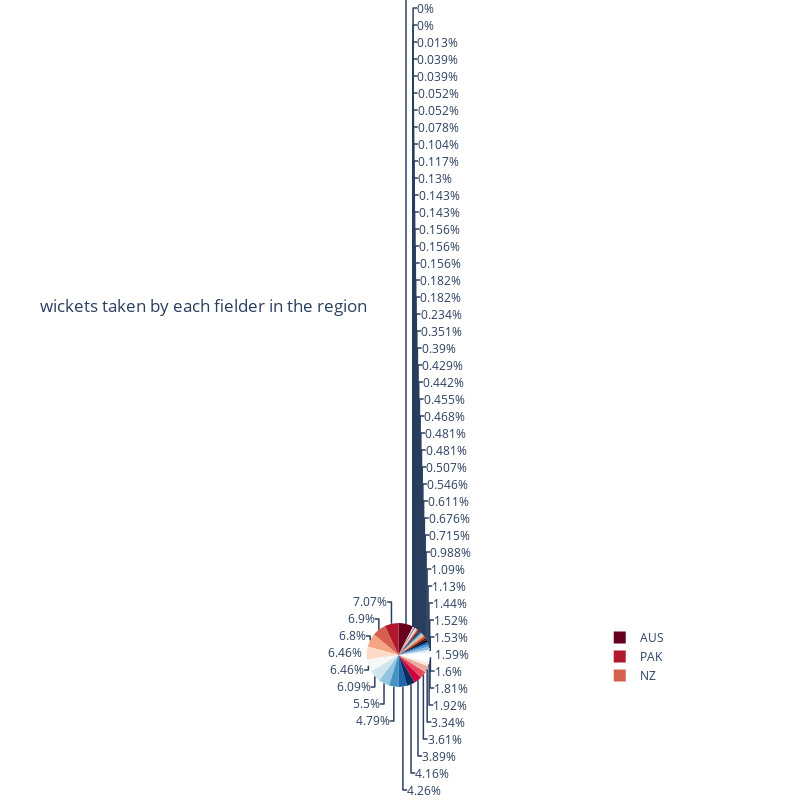

Here is the notebook cell this chart was saved with:
### Code cell
px.pie(fielding_t20, values='Dis', names='Final Region', title='wickets taken by each fielder in the region',
        color_discrete_sequence=px.colors.sequential.RdBu, width=800, height=800)

### Figure 1 — Plotly figure (JSON) as saved in the notebook; plotly's stock layout.template omitted (floating-point values rounded to 4 significant figures; data arrays with more than 128 entries replaced by an {"elided": "..."} marker saying what was removed)
{"data": [{"domain": {"x": [0, 1], "y": [0, 1]}, "hovertemplate": "Final Region=%{label}<br>Dis=%{value}<extra></extra>", "labels": {"elided": "1735 str values"}, "legendgroup": "", "name": "", "showlegend": true, "type": "pie", "values": {"elided": "1735 int values"}}], "layout": {"height": 800, "legend": {"tracegroupgap": 0}, "piecolorway": ["rgb(103,0,31)", "rgb(178,24,43)", "rgb(214,96,77)", "rgb(244,165,130)", "rgb(253,219,199)", "rgb(247,247,247)", "rgb(209,229,240)", "rgb(146,197,222)", "rgb(67,147,195)", "rgb(33,102,172)", "rgb(5,48,97)"], "title": {"text": "wickets taken by each fielder in the region"}, "width": 800}}
